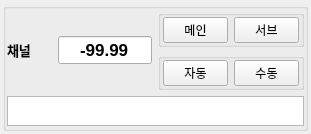
<?xml version="1.0" encoding="UTF-8"?>
<ui version="4.0">
 <class>FormPort</class>
 <widget class="QWidget" name="FormPort">
  <property name="geometry">
   <rect>
    <x>0</x>
    <y>0</y>
    <width>311</width>
    <height>128</height>
   </rect>
  </property>
  <property name="windowTitle">
   <string>Form</string>
  </property>
  <layout class="QGridLayout" name="gridLayout_4">
   <property name="leftMargin">
    <number>3</number>
   </property>
   <property name="topMargin">
    <number>3</number>
   </property>
   <property name="rightMargin">
    <number>3</number>
   </property>
   <property name="bottomMargin">
    <number>3</number>
   </property>
   <item row="0" column="0">
    <widget class="QGroupBox" name="groupBox">
     <property name="title">
      <string/>
     </property>
     <layout class="QGridLayout" name="gridLayout_2">
      <property name="leftMargin">
       <number>1</number>
      </property>
      <property name="topMargin">
       <number>1</number>
      </property>
      <property name="rightMargin">
       <number>1</number>
      </property>
      <property name="bottomMargin">
       <number>2</number>
      </property>
      <item row="0" column="0">
       <widget class="QLabel" name="labelPortName">
        <property name="minimumSize">
         <size>
          <width>45</width>
          <height>0</height>
         </size>
        </property>
        <property name="font">
         <font>
          <family>Arial</family>
          <pointsize>10</pointsize>
          <weight>75</weight>
          <bold>true</bold>
         </font>
        </property>
        <property name="text">
         <string>채널</string>
        </property>
       </widget>
      </item>
      <item row="0" column="1">
       <widget class="QLineEdit" name="editPDValue">
        <property name="font">
         <font>
          <family>Arial</family>
          <pointsize>13</pointsize>
          <weight>75</weight>
          <bold>true</bold>
         </font>
        </property>
        <property name="text">
         <string>-99.99</string>
        </property>
        <property name="alignment">
         <set>Qt::AlignCenter</set>
        </property>
       </widget>
      </item>
      <item row="0" column="2">
       <layout class="QVBoxLayout" name="verticalLayout_2">
        <item>
         <widget class="QGroupBox" name="gbMainSub">
          <property name="title">
           <string/>
          </property>
          <layout class="QGridLayout" name="gridLayout">
           <property name="leftMargin">
            <number>2</number>
           </property>
           <property name="topMargin">
            <number>1</number>
           </property>
           <property name="rightMargin">
            <number>2</number>
           </property>
           <property name="bottomMargin">
            <number>1</number>
           </property>
           <item row="0" column="1">
            <widget class="QPushButton" name="btnSub">
             <property name="maximumSize">
              <size>
               <width>65</width>
               <height>16777215</height>
              </size>
             </property>
             <property name="text">
              <string>서브</string>
             </property>
             <property name="icon">
              <iconset resource="roas_resource.qrc">
               <normaloff>:/icon/image/bullet_black.png</normaloff>:/icon/image/bullet_black.png</iconset>
             </property>
             <property name="iconSize">
              <size>
               <width>20</width>
               <height>20</height>
              </size>
             </property>
            </widget>
           </item>
           <item row="0" column="0">
            <widget class="QPushButton" name="btnMain">
             <property name="maximumSize">
              <size>
               <width>65</width>
               <height>16777215</height>
              </size>
             </property>
             <property name="text">
              <string>메인</string>
             </property>
             <property name="icon">
              <iconset resource="roas_resource.qrc">
               <normaloff>:/icon/image/bullet_black.png</normaloff>:/icon/image/bullet_black.png</iconset>
             </property>
             <property name="iconSize">
              <size>
               <width>20</width>
               <height>20</height>
              </size>
             </property>
            </widget>
           </item>
          </layout>
         </widget>
        </item>
        <item>
         <widget class="QGroupBox" name="gbAutoMan">
          <property name="title">
           <string/>
          </property>
          <layout class="QGridLayout" name="gridLayout_3">
           <property name="leftMargin">
            <number>2</number>
           </property>
           <property name="topMargin">
            <number>1</number>
           </property>
           <property name="rightMargin">
            <number>2</number>
           </property>
           <property name="bottomMargin">
            <number>1</number>
           </property>
           <item row="0" column="0">
            <widget class="QPushButton" name="btnAuto">
             <property name="maximumSize">
              <size>
               <width>65</width>
               <height>16777215</height>
              </size>
             </property>
             <property name="text">
              <string>자동</string>
             </property>
             <property name="icon">
              <iconset resource="roas_resource.qrc">
               <normaloff>:/icon/image/bullet_black.png</normaloff>:/icon/image/bullet_black.png</iconset>
             </property>
             <property name="iconSize">
              <size>
               <width>20</width>
               <height>20</height>
              </size>
             </property>
            </widget>
           </item>
           <item row="0" column="1">
            <widget class="QPushButton" name="btnManual">
             <property name="minimumSize">
              <size>
               <width>0</width>
               <height>0</height>
              </size>
             </property>
             <property name="maximumSize">
              <size>
               <width>65</width>
               <height>16777215</height>
              </size>
             </property>
             <property name="text">
              <string>수동</string>
             </property>
             <property name="icon">
              <iconset resource="roas_resource.qrc">
               <normaloff>:/icon/image/bullet_black.png</normaloff>:/icon/image/bullet_black.png</iconset>
             </property>
             <property name="iconSize">
              <size>
               <width>20</width>
               <height>20</height>
              </size>
             </property>
            </widget>
           </item>
          </layout>
         </widget>
        </item>
       </layout>
      </item>
      <item row="1" column="0" colspan="3">
       <widget class="QTextEdit" name="textEdit">
        <property name="maximumSize">
         <size>
          <width>16777215</width>
          <height>30</height>
         </size>
        </property>
        <property name="readOnly">
         <bool>true</bool>
        </property>
       </widget>
      </item>
     </layout>
    </widget>
   </item>
  </layout>
 </widget>
 <resources>
  <include location="roas_resource.qrc"/>
 </resources>
 <connections/>
</ui>
